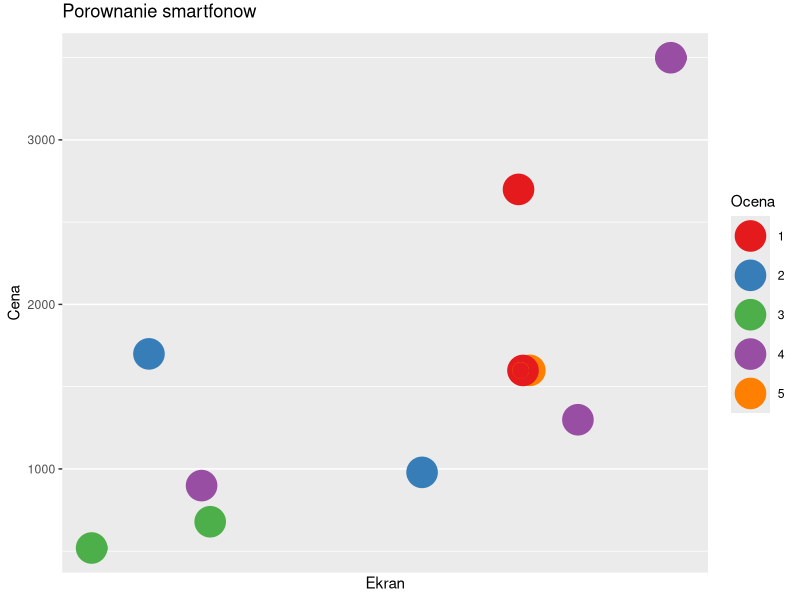

Write the R code that produced this figure.
library("ggplot2")

df <- as.data.frame(matrix(c(58,59,58,61,52,52,58,56,50,51,
                             4,4,4,6,3,3,4,3,2,4,
                             128,64,64,128,16,32,64,32,16,64,
                             2699, 1299, 1599, 3499, 679, 899, 1598, 979, 519, 1699), 10, 4))
labels <- c("1", "2", "3", "4", "5")
result <- c(1, 4, 5, 4, 3, 4, 1, 2, 3, 2)
factors <- factor(result, labels)
df <- cbind(df, factors)
colnames(df) <- c("Ekran", "RAM", "Pamiec", "Cena", "Ocena")

scatterplot <- ggplot(data=df, aes(x = Ekran, y = Cena, col = Ocena)) + geom_jitter(position = position_jitter(width = 0.2), size=10)
scatterplot <- scatterplot + geom_point(size = 5) + xlab("Ekran")+ylab("Cena") + labs(colour = "Ocena") + ggtitle("Porownanie smartfonow")
scatterplot <- scatterplot + scale_colour_brewer(palette = "Set1") + theme(plot.title = element_text(vjust =+ 2)) + scale_x_continuous(breaks = 1:8)
scatterplot